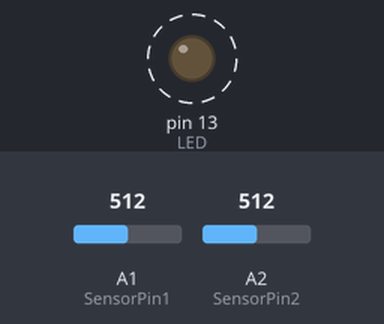
The sketch below on a simulated Arduino Uno, built with avr-gcc and run on an emulated ATmega328P. On the bench: output pins drawn as LEDs (lit = HIGH). Dashed ring = blinking. Inputs (shaded band) come from the test bench; at power-on: A1 (SensorPin1) = 512, A2 (SensorPin2) = 512. What the sketch prints to the serial monitor is not drawn.

Above: at 0.5 s.
Timing chart, 0 to 4.6 s (numbered marks = the images above):
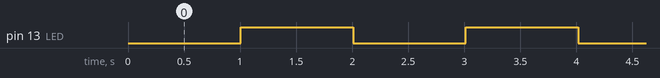

The sketch:

Sensor_pH_DF_Robot.ino
```cpp
/*
 # This sample code is used to test the pH meter Pro V1.0.
 # Editor : YouYou
 # Ver    : 1.0
 # Product: analog pH meter Pro
 # SKU    : SEN0169
*/
#define SensorPin1 A1        //pH meter Analog output to Arduino Analog Input 0
#define SensorPin2 A2
#define Offset 0.15           //deviation compensate
#define LED 13
#define samplingInterval 20
#define printInterval 1000
#define ArrayLenth  40    //times of collection
int pHArray1[ArrayLenth];   //Store the average value of the sensor feedback
int pHArrayIndex=0;
int pHArray2[ArrayLenth];   //Store the average value of the sensor feedback

void setup(void)
{
  pinMode(LED,OUTPUT);
  Serial.begin(9600);
  Serial.println("pH meter experiment!");    //Test the serial monitor
}
void loop(void)
{
  static unsigned long samplingTime = millis();
  static unsigned long printTime = millis();
  static float pHValue1,voltage1,pHValue2,voltage2;
  if(millis()-samplingTime > samplingInterval)
  {
      pHArray1[pHArrayIndex++]=analogRead(SensorPin1);
      pHArray2[pHArrayIndex++]=analogRead(SensorPin2);
      if(pHArrayIndex==ArrayLenth)pHArrayIndex=0;
      voltage1 = (avergearray(pHArray1, ArrayLenth)*5.0/1024);
      voltage2 = (avergearray(pHArray2, ArrayLenth)*5.0/1024);
      pHValue1 = 3.5*voltage1+Offset;
      pHValue2 = 3.5*voltage2+Offset;
      samplingTime=millis();
  }

  if(millis() - printTime > printInterval)   //Every 1000 milliseconds, print a numerical, convert the state of the LED indicator
  {
  Serial.print(millis()-printTime);
  Serial.print(",");
  Serial.print("Voltage1: ");
  Serial.print(voltage1,2);
  Serial.print(" pH1 value: ");
  Serial.print(pHValue1,2);
  Serial.print("\tVoltage2: ");
  Serial.print(voltage2,2);
  Serial.print("\tpH2 value: ");
  Serial.println(pHValue2,2);
  digitalWrite(LED,digitalRead(LED)^1);
  printTime=millis();
  }

}
double avergearray(int* arr, int number){
  int i;
  int max,min;
  double avg;
  long amount=0;
  if(number<=0){
    Serial.println("Error number for the array to avraging!/n");
    return 0;
  }
  if(number<5){   //less than 5, calculated directly statistics
    for(i=0;i<number;i++){
      amount+=arr[i];
    }
    avg = amount/number;
    return avg;
  }else{
    if(arr[0]<arr[1]){
      min = arr[0];max=arr[1];
    }
    else{
      min=arr[1];max=arr[0];
    }
    for(i=2;i<number;i++){
      if(arr[i]<min){
        amount+=min;        //arr<min
        min=arr[i];
      }else {
        if(arr[i]>max){
          amount+=max;    //arr>max
          max=arr[i];
        }else{
          amount+=arr[i]; //min<=arr<=max
        }
      }//if
    }//for
    avg = (double)amount/(number-2);
  }//if
  return avg;
}
```

Measured:
- by itself, pin 13 (LED): alternates HIGH for 1.0 s and LOW for 1.0 s
